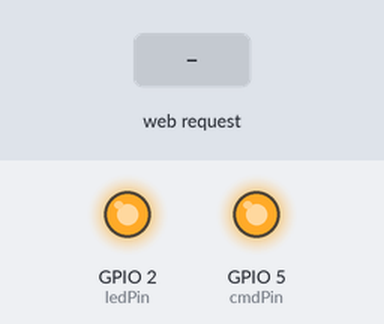
This program was run on a simulated ESP8266 (NodeMCU). Parts: output pins drawn as LEDs (lit = HIGH). The test bench sets the inputs (shaded band). WiFi joins after 1.5 s; servers stay silent unless stated; what the program prints to the serial monitor is not drawn.

Above: at 2.7 s.
2.8 s: HTTP request GET /gpio/0 received
At 3.9 s:
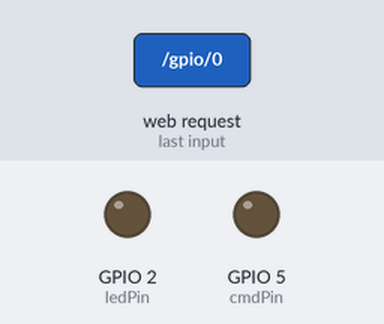
4.3 s: HTTP request GET /gpio/1 received
At 5.1 s:
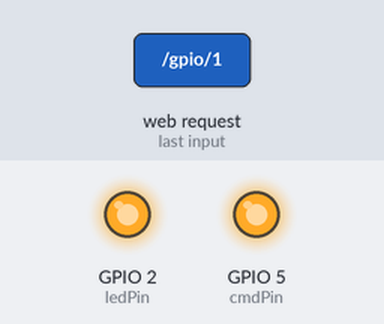
Timing chart, 0 to 7.3 s (numbered marks = the images above; inputs shaded):
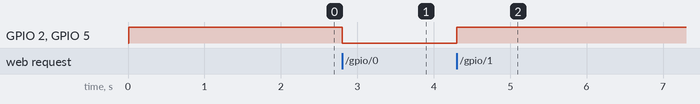

The program:

main.cpp
```cpp
/*
 *  This sketch demonstrates how to set up a simple HTTP-like server.
 *  The server will set a GPIO pin depending on the request
 *    http://server_ip/gpio/0 will set the GPIO2 low,
 *    http://server_ip/gpio/1 will set the GPIO2 high
 *  server_ip is the IP address of the ESP8266 module, will be
 *  printed to Serial when the module is connected.
 */

#include <ESP8266WiFi.h>

const char* ssid = "ssid";
const char* password = "passs";
const int ledPin = 2;
const int cmdPin = 5; // D1

// Create an instance of the server
// specify the port to listen on as an argument
WiFiServer server(80);

void setup() {
  Serial.begin(115200);
  delay(10);

  // prepare Pins
  pinMode(ledPin, OUTPUT);
  pinMode(cmdPin, OUTPUT);
  digitalWrite(ledPin, 1);
  digitalWrite(cmdPin, 1);

  // Connect to WiFi network
  Serial.println();
  Serial.println();
  Serial.print("Connecting to ");
  Serial.println(ssid);

  WiFi.begin(ssid, password);

  while (WiFi.status() != WL_CONNECTED) {
    delay(500);
    Serial.print(".");
  }
  Serial.println("");
  Serial.println("WiFi connected");

  // Start the server
  server.begin();
  Serial.println("Server started");

  // Print the IP address
  Serial.println(WiFi.localIP());
}

void loop() {
  // Check if a client has connected
  WiFiClient client = server.available();
  if (!client) {
    return;
  }

  // Wait until the client sends some data
  Serial.println("new client");
  while(!client.available()){
    delay(1);
  }

  // Read the first line of the request
  String req = client.readStringUntil('\r');
  Serial.println(req);
  client.flush();

  // Match the request
  int val;
  if (req.indexOf("/gpio/0") != -1)
    val = 0;
  else if (req.indexOf("/gpio/1") != -1)
    val = 1;
  else {
    Serial.println("invalid request");
    client.stop();
    return;
  }

  // Set GPIO2 according to the request
  digitalWrite(ledPin, val);
  digitalWrite(cmdPin, val);

  client.flush();

  // Prepare the response
  String s = "HTTP/1.1 200 OK\r\nContent-Type: text/html\r\n\r\n<!DOCTYPE HTML>\r\n<html>\r\nGPIO is now ";
  s += (val)?"high":"low";
  s += "</html>\n";

  // Send the response to the client
  client.print(s);
  delay(1);
  Serial.println("Client disonnected");

  // The client will actually be disconnected
  // when the function returns and 'client' object is detroyed
}
```

Measured:
- after the input at 2.8 s, GPIO 2 (ledPin), GPIO 5 (cmdPin): HIGH → LOW at once
- after the input at 4.3 s, GPIO 2 (ledPin), GPIO 5 (cmdPin): LOW → HIGH at once
